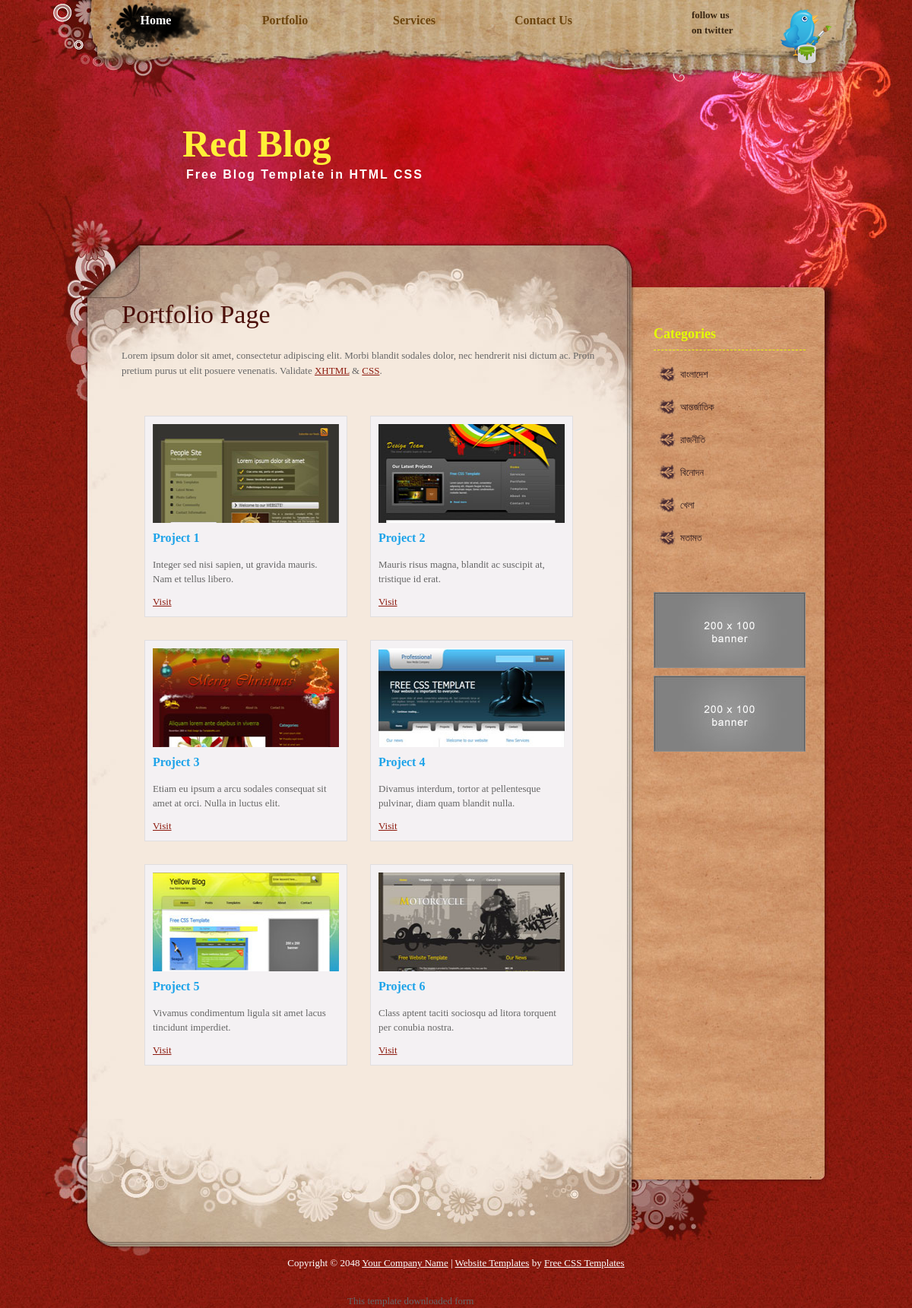
The page /index.php/welcome/portfolio on the database its author committed.
### tables this page shows
CREATE TABLE `tbl_category` (
  `category_id` int(4) NOT NULL,
  `category_name` varchar(100) NOT NULL,
  `category_description` text NOT NULL,
  `publication_status` tinyint(1) NOT NULL
);

### application/controllers/Welcome.php (called while the page is built, shortened)
<?php
class Welcome extends CI_Controller {
    public function portfolio()
    {
        $data = array();
        $data['title']="Red Blog | Portfolio";
        $data['maincontent'] = $this->load->view('pages/portfolio', '', true);
        $this->load->view('master', $data);
    }
}

### index.php (called while the page is built, shortened)
<?php
require_once BASEPATH.'core/CodeIgniter.php';

### application/models/Super_Admin_Model.php (called while the page is built, shortened)
<?php
class Super_Admin_Model extends CI_Model{
    public function get_all_published_category()
    {
        $this->db->select('*');
        $this->db->from('tbl_category');
        $this->db->where('publication_status', 1);
        $query_result =$this->db->get();
        $result = $query_result->result();
        return $result;
    }
}

### application/views/master.php (the view, shortened to what this page needs)
<!DOCTYPE html PUBLIC "-//W3C//DTD XHTML 1.0 Transitional//EN" "http://www.w3.org/TR/xhtml1/DTD/xhtml1-transitional.dtd">
<html xmlns="http://www.w3.org/1999/xhtml">
<head>
<link href="<?php echo base_url();?>asset/templatemo_style.css" rel="stylesheet" type="text/css" />
<link href="<?php echo base_url();?>asset/css_pirobox/white/style.css" media="screen" title="shadow" rel="stylesheet" type="text/css" />
</head>
<body>
<div id="templatemo_top_wrapper">
	<div id="templatemo_top">
        <div id="templatemo_menu">
            <ul>
                <li><a href="<?php echo base_url();?>welcome/index" class="current">Home</a></li>
                <li><a href="<?php echo base_url();?>welcome/portfolio">Portfolio</a></li>
                <li><a href="<?php echo base_url();?>welcome/services">Services</a></li>
                <li><a href="<?php echo base_url();?>welcome/contact">Contact Us</a></li>
            </ul>
        </div>
        <div id="twitter">
        	<a href="#">follow us <br />
        	on twitter</a>
        </div>
  </div>
</div>
<div id="templatemo_header_wrapper">
	<div id="templatemo_header">
    	<div id="site_title">
            <h1><a href="http://www.templatemo.com" target="_parent"><strong>Red Blog</strong><span>Free Blog Template in HTML CSS</span></a></h1>
        </div>
    </div>
</div>
<div id="templatemo_main_wrapper">
	<div id="templatemo_main">
		<div id="templatemo_main_top">
        	<div id="templatemo_content">
    		<?php echo $maincontent;?>
       	  </div>
          <div id="templatemo_sidebar">
                <h4>Categories</h4>
                <ul class="templatemo_list">
                    <?php
                    $all_published_category=$this->Super_Admin_Model->get_all_published_category();
                    foreach ($all_published_category as $v_category)
                    {
                    ?>
                    <li><a href="<?php echo base_url()?>Welcome/category_blog/<?php echo $v_category->category_id?>"><?php echo $v_category->category_name?></a></li>
                    <?php } ?>
                </ul>
                <div class="cleaner_h40"></div>
                <div id="ads">
                	<a href="#"><img src="<?php echo base_url();?>asset/images/templatemo_200x100_banner.jpg" alt="banner 1" /></a>
                    <a href="#"><img src="<?php echo base_url();?>asset/images/templatemo_200x100_banner.jpg" alt="banner 2" /></a>
                </div>
            </div>
        </div>
    </div>
    <div id="templatemo_main_bottom"></div>
</div>
<div id="templatemo_footer">
    Copyright © 2048 <a href="index.html">Your Company Name</a> |
    <a href="http://www.iwebsitetemplate.com" target="_parent">Website Templates</a> by <a href="http://www.templatemo.com" target="_parent">Free CSS Templates</a>
</div>
<div align=center>This template  downloaded form <a href='http://all-free-download.com/free-website-templates/'>free website templates</a></div></body>
</html>

### asset/templatemo_style.css (style rules this page uses)
body { margin: 0px; padding: 0px; color: #666; font-family: Georgia, "Times New Roman", Times, serif; font-size: 13px; line-height:1.5em; background-color: #821764; background-image: url(images/templatemo_body.jpg); background-repeat: repeat; }
a, a:link, a:visited { color: #8d1b0f; }
img { border: none; }
h1 { font-size: 40px; font-weight: bold; margin: 0 0 30px 0; padding: 5px 0; color: #000; }
h4 { font-size: 18px; margin: 0 0 20px 0; padding: 0 0 10px 0; color: #e4ff00; border-bottom: 1px dashed #e4ff00; }
.cleaner_h40 { clear: both; width:100%; height: 40px; }
.templatemo_list { margin: 20px 0; padding: 0; list-style: none; }
.templatemo_list li { background: transparent url(images/templatemo_list.png) no-repeat scroll 0 0px; margin:0 0 20px; padding: 5px 0 5px 35px; line-height: 1em; }
.templatemo_list li a { color: #2f1a1d; text-decoration: none; }
#templatemo_top_wrapper { width: 100%; height: 100px; background:url(images/templatemo_menu.jpg) no-repeat top center; }
#templatemo_top { width: 970px; height: 100px; margin: 0 auto; padding: 0 30px 0 80px; background: url(images/templatemo_menu.jpg) no-repeat top center; }
#templatemo_menu { float: left; width: 700px; }
#templatemo_menu ul { margin: 0; padding: 0; list-style: none; }
#templatemo_menu ul li { padding: 0px; margin: 0px; display: inline; }
#templatemo_menu ul li a { float: left; display: block; width: 130px; height: 50px; padding: 17px 10px 0 0; margin: 0 30px 0 0 ; font-size: 16px; text-align: center; text-decoration: none; color: #6d450f; font-weight: bold; outline: none; }
#templatemo_menu ul li a:hover, #templatemo_menu ul li .current { color: #fff; background: url(images/templatemo_menu_hover.png) }
#templatemo_top #twitter a { float: right; display: block; width: 100px; height: 80px; padding: 10px 100px 0 0; font-weight: bold; color: #382512; line-height: 20px; text-decoration: none; background: url(images/4.png) no-repeat top right; }
#templatemo_header_wrapper { clear: both; width: 100%; height: 300px; background: url(images/templatemo_header.jpg) no-repeat top center; }
#templatemo_header { width: 920px; height: 250px; margin: 0 auto; padding: 50px 80px 0 80px; background: url(images/templatemo_header.jpg) no-repeat top center; }
#templatemo_header #site_title { float: left; width: 500px; padding-top: 30px; padding-left: 100px; }
#templatemo_header #site_title h1 { margin: 0; padding: 0; color: #fff; }
#templatemo_header #site_title h1 a { margin: 0px; padding: 0px; font-size: 50px; color: #ffef38; font-weight: normal; text-decoration: none; }
#templatemo_header #site_title a span { display: block; font-size: 16px; color: #FFFFFF; font-family: Arial, Helvetica, sans-serif; font-weight: bold; letter-spacing: 2px; margin-top: 20px; margin-left: 5px; }
#templatemo_main_wrapper { width: 100%; background: url(images/templatemo_main.jpg) no-repeat top center; }
#templatemo_main { width: 1080px; margin: 0 auto; background:url(images/templatemo_content.jpg) center repeat-y; }
#templatemo_main_top { width: 1080px; background: url(images/templatemo_main.jpg) no-repeat center top; }
#templatemo_main_bottom { width: 1080px; height: 180px; margin: 0 auto; background: url(images/templatemo_main_bottom.jpg) no-repeat center top; }
#templatemo_content { float: left; width: 640px; margin: 0 0 0 100px; }
#templatemo_sidebar { float: right; color: #FFF; width: 200px; margin: 0 80px 0 0; padding-top: 30px; }
#templatemo_sidebar #ads { margin-bottom: 30px; }
#templatemo_sidebar #ads a { display: block; width: 200px; height: 100px; margin-bottom: 10px; }
#templatemo_footer { width: 980px; margin: 0 auto; padding: 0 10px 30px; text-align: center; color: #fff; }
#templatemo_footer a { color: #fff; }

### rows shown on the page
tbl_category: category_name "বাংলাদেশ"
tbl_category: category_name "আন্তর্জাতিক"
tbl_category: category_name "রাজনীতি"
tbl_category: category_name "বিনোদন"
tbl_category: category_name "খেলা"
tbl_category: category_name "মতামত"
